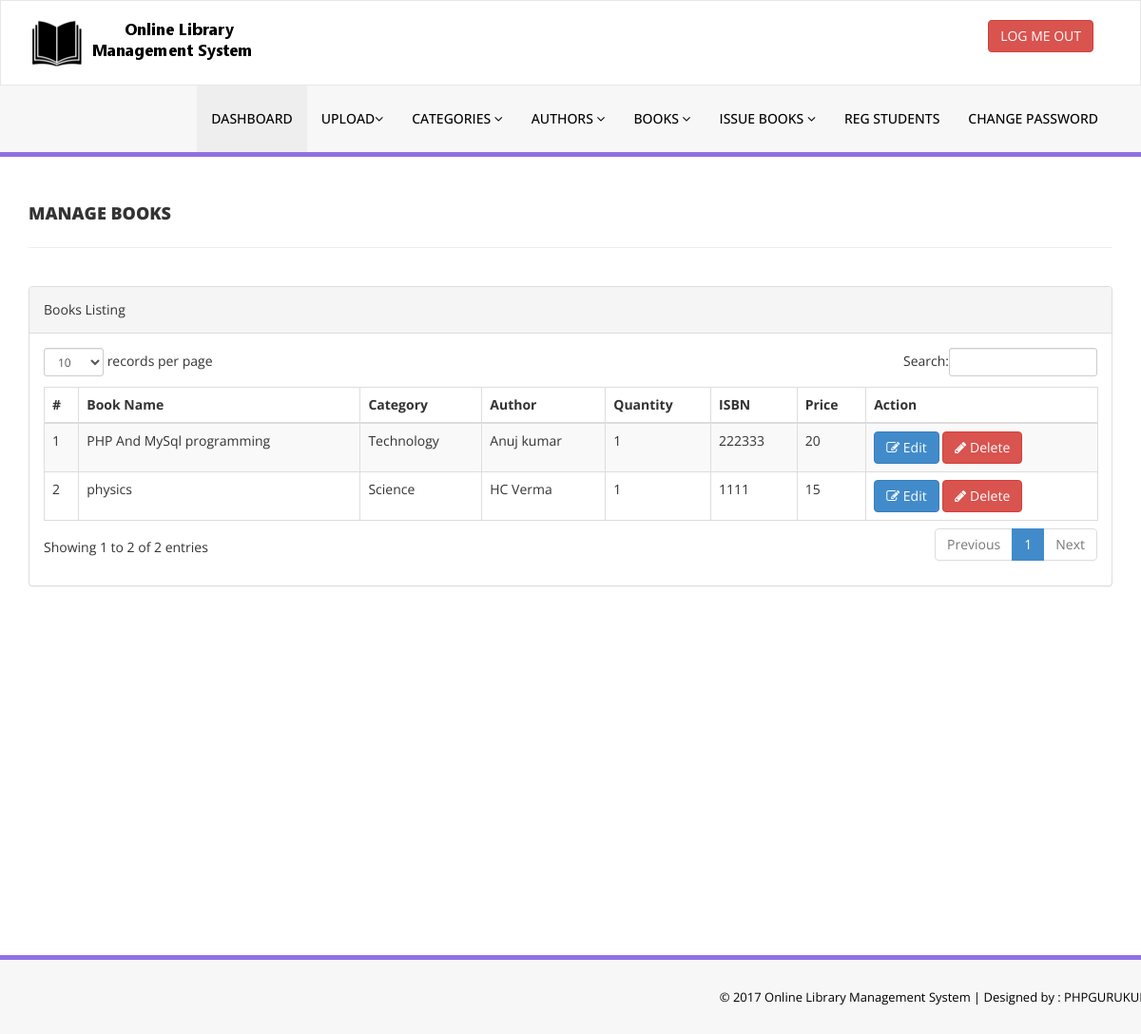
The app's page /library/admin/manage-books.php (signed in) with its own data.
### tables this page shows
CREATE TABLE `tblbooks` (
  `id` int(11) NOT NULL,
  `BookName` varchar(255) DEFAULT NULL,
  `CatId` int(11) DEFAULT NULL,
  `AuthorId` int(11) DEFAULT NULL,
  `Quantity` int(11) DEFAULT NULL,
  `ISBNNumber` int(11) DEFAULT NULL,
  `BookPrice` int(11) DEFAULT NULL,
  `RegDate` timestamp NULL DEFAULT CURRENT_TIMESTAMP,
  `UpdationDate` timestamp NULL DEFAULT NULL ON UPDATE CURRENT_TIMESTAMP
);

CREATE TABLE `tblcategory` (
  `id` int(11) NOT NULL,
  `CategoryName` varchar(150) DEFAULT NULL,
  `Status` int(1) DEFAULT NULL,
  `CreationDate` timestamp NULL DEFAULT CURRENT_TIMESTAMP,
  `UpdationDate` timestamp NULL DEFAULT '0000-00-00 00:00:00' ON UPDATE CURRENT_TIMESTAMP
);

CREATE TABLE `tblauthors` (
  `id` int(11) NOT NULL,
  `AuthorName` varchar(159) DEFAULT NULL,
  `creationDate` timestamp NULL DEFAULT CURRENT_TIMESTAMP,
  `UpdationDate` timestamp NULL DEFAULT NULL ON UPDATE CURRENT_TIMESTAMP
);

### library/admin/manage-books.php (the view, shortened to what this page needs)
<?php
include('includes/config.php');
if(strlen($_SESSION['alogin'])==0)
    {
header('location:index.php');
}
else{
    ?>
<!DOCTYPE html>
<html xmlns="http://www.w3.org/1999/xhtml">
<head>
    <link href="assets/css/bootstrap.css" rel="stylesheet" />
    <link href="assets/css/font-awesome.css" rel="stylesheet" />
    <link href="assets/js/dataTables/dataTables.bootstrap.css" rel="stylesheet" />
    <link href="assets/css/style.css" rel="stylesheet" />
</head>
<body>
<?php include('includes/header.php');?>
    <div class="content-wrapper">
         <div class="container">
        <div class="row pad-botm">
            <div class="col-md-12">
                <h4 class="header-line">Manage Books</h4>
    </div>
     <div class="row">
</div>
        </div>
            <div class="row">
                <div class="col-md-12">
                    <div class="panel panel-default">
                        <div class="panel-heading">
                           Books Listing
                        </div>
                        <div class="panel-body">
                            <div class="table-responsive">
                                <table class="table table-striped table-bordered table-hover" id="dataTables-example">
                                    <thead>
                                        <tr>
                                            <th>#</th>
                                            <th>Book Name</th>
                                            <th>Category</th>
                                            <th>Author</th>
											<th>Quantity</th>
                                            <th>ISBN</th>
                                            <th>Price</th>
                                            <th>Action</th>
                                        </tr>
                                    </thead>
                                    <tbody>
<?php $sql = "SELECT tblbooks.BookName,tblcategory.CategoryName,tblauthors.AuthorName,tblbooks.Quantity,tblbooks.ISBNNumber,tblbooks.BookPrice,tblbooks.id as bookid from  tblbooks join tblcategory on tblcategory.id=tblbooks.CatId join tblauthors on tblauthors.id=tblbooks.AuthorId";
$query = $dbh -> prepare($sql);
$query->execute();
$results=$query->fetchAll(PDO::FETCH_OBJ);
$cnt=1;
if($query->rowCount() > 0)
{
foreach($results as $result)
{               ?>
                                        <tr class="odd gradeX">
                                            <td class="center"><?php echo htmlentities($cnt);?></td>
                                            <td class="center"><?php echo htmlentities($result->BookName);?></td>
                                            <td class="center"><?php echo htmlentities($result->CategoryName);?></td>
                                            <td class="center"><?php echo htmlentities($result->AuthorName);?></td>
											<td class="center"><?php echo htmlentities($result->Quantity);?></td>
                                            <td class="center"><?php echo htmlentities($result->ISBNNumber);?></td>
                                            <td class="center"><?php echo htmlentities($result->BookPrice);?></td>
                                            <td class="center">
                                            <a href="edit-book.php?bookid=<?php echo htmlentities($result->bookid);?>"><button class="btn btn-primary"><i class="fa fa-edit "></i> Edit</button>
                                          <a href="manage-books.php?del=<?php echo htmlentities($result->bookid);?>" onclick="return confirm('Are you sure you want to delete?');"" >  <button class="btn btn-danger"><i class="fa fa-pencil"></i> Delete</button>
                                            </td>
                                        </tr>
 <?php $cnt=$cnt+1;}} ?>
                                    </tbody>
                                </table>
                            </div>
                        </div>
                    </div>
                </div>
            </div>
    </div>
    </div>
  <?php include('includes/footer.php');?>
</body>
</html>
<?php } ?>

### library/admin/includes/header.php (shortened to what this page needs)
<div class="navbar navbar-inverse set-radius-zero" >
        <div class="container">
            <div class="navbar-header">
                <a class="navbar-brand">
                    <img src="assets/img/logo.png" />
                </a>
            </div>
            <div class="right-div">
                <a href="logout.php" class="btn btn-danger pull-right">LOG ME OUT</a>
            </div>
        </div>
    </div>
    <section class="menu-section">
        <div class="container">
            <div class="row ">
                <div class="col-md-12">
                    <div class="navbar-collapse collapse ">
                        <ul id="menu-top" class="nav navbar-nav navbar-right">
                            <li><a href="dashboard.php" class="menu-top-active">DASHBOARD</a></li>
							<li>
                                <a href="#" class="dropdown-toggle" id="ddlmenuItem" data-toggle="dropdown"> Upload<i class="fa fa-angle-down"></i></a>
                            </li>
                            <li>
                                <a href="#" class="dropdown-toggle" id="ddlmenuItem" data-toggle="dropdown"> Categories <i class="fa fa-angle-down"></i></a>
                            </li>
                            <li>
                                <a href="#" class="dropdown-toggle" id="ddlmenuItem" data-toggle="dropdown"> Authors <i class="fa fa-angle-down"></i></a>
                            </li>
 <li>
                                <a href="#" class="dropdown-toggle" id="ddlmenuItem" data-toggle="dropdown"> Books <i class="fa fa-angle-down"></i></a>
                            </li>
                           <li>
                                <a href="#" class="dropdown-toggle" id="ddlmenuItem" data-toggle="dropdown"> Issue Books <i class="fa fa-angle-down"></i></a>
                            </li>
                             <li><a href="reg-students.php">Reg Students</a></li>
  <li><a href="change-password.php">Change Password</a></li>
                        </ul>
                    </div>
                </div>
            </div>
        </div>
    </section>

### library/admin/includes/footer.php
<section class="footer-section">
     <div class="container">
         <div class="row">
             <div class="col-md-12">
                &copy; 2017 Online Library Management System |<a href="https://phpgurukul.com/" target="_blank"  > Designed by : PHPGURUKUL</a>
             </div>
         </div>
     </div>
 </section>

### library/admin/assets/css/style.css (style rules this page uses)
.set-radius-zero { border-radius:0px; -moz-border-radius:0px; -webkit-border-radius:0px; }
.content-wrapper { margin-top: 40px; min-height:800px; padding-bottom:90px; }
.header-line { font-weight:900; padding-bottom:25px; border-bottom:1px solid #eeeeee; text-transform:uppercase; }
.pad-botm { padding-bottom:30px; }
.right-div { float: right; padding: 20px; }
#menu-top a { color:#000; text-decoration:none; font-weight:500; padding: 25px 15px 25px 15px; text-transform:uppercase; }
.menu-section { background-color: #f7f7f7; border-bottom:5px solid #9170E4; width:100% }
.menu-top-active { background-color:#eeeeee; }
.navbar-inverse { background-color: #FFF; border-color: rgba(155, 153, 153, 0.23); }
.navbar { min-height: 90px; margin-bottom: 0px; }
.footer-section { padding:25px 50px 25px 50px; color:#000; font-size:13px; background-color: #f7f7f7; text-align:right; border-top:5px solid #9170E4; }
.footer-section a, .footer-section a:hover { color:#000; }

### records on screen
tblbooks: BookName "PHP And MySql programming", tblcategory.CategoryName "Technology", AuthorId.AuthorName "Anuj kumar", Quantity "1", ISBNNumber "222333", BookPrice "20"
tblbooks: BookName "physics", tblcategory.CategoryName "Science", AuthorId.AuthorName "HC Verma", Quantity "1", ISBNNumber "1111", BookPrice "15"
